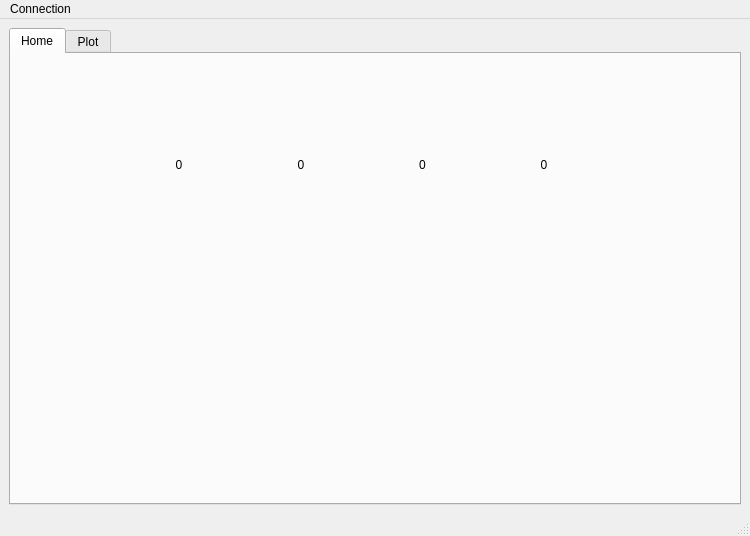
<?xml version="1.0" encoding="UTF-8"?>
<ui version="4.0">
 <class>MainWindow</class>
 <widget class="QMainWindow" name="MainWindow">
  <property name="geometry">
   <rect>
    <x>0</x>
    <y>0</y>
    <width>750</width>
    <height>536</height>
   </rect>
  </property>
  <property name="windowTitle">
   <string>MainWindow</string>
  </property>
  <widget class="QWidget" name="centralwidget">
   <layout class="QHBoxLayout" name="horizontalLayout">
    <item>
     <widget class="QTabWidget" name="tabWidget">
      <property name="currentIndex">
       <number>0</number>
      </property>
      <widget class="QWidget" name="HomeTab">
       <attribute name="title">
        <string>Home</string>
       </attribute>
       <widget class="QWidget" name="layoutWidget">
        <property name="geometry">
         <rect>
          <x>110</x>
          <y>90</y>
          <width>481</width>
          <height>41</height>
         </rect>
        </property>
        <layout class="QHBoxLayout" name="horizontalLayout_2">
         <item>
          <widget class="QLabel" name="labelSensor1">
           <property name="text">
            <string>0</string>
           </property>
           <property name="alignment">
            <set>Qt::AlignCenter</set>
           </property>
          </widget>
         </item>
         <item>
          <widget class="QLabel" name="labelSensor2">
           <property name="text">
            <string>0</string>
           </property>
           <property name="alignment">
            <set>Qt::AlignCenter</set>
           </property>
          </widget>
         </item>
         <item>
          <widget class="QLabel" name="labelSensor3">
           <property name="text">
            <string>0</string>
           </property>
           <property name="alignment">
            <set>Qt::AlignCenter</set>
           </property>
          </widget>
         </item>
         <item>
          <widget class="QLabel" name="labelSensor4">
           <property name="text">
            <string>0</string>
           </property>
           <property name="alignment">
            <set>Qt::AlignCenter</set>
           </property>
          </widget>
         </item>
        </layout>
       </widget>
      </widget>
      <widget class="QWidget" name="PlotTab">
       <attribute name="title">
        <string>Plot</string>
       </attribute>
       <layout class="QVBoxLayout" name="verticalLayout">
        <item>
         <layout class="QGridLayout" name="gridLayout">
          <item row="1" column="1">
           <widget class="QChartView" name="graphicsViewPlot4"/>
          </item>
          <item row="1" column="0">
           <widget class="QChartView" name="graphicsViewPlot3"/>
          </item>
          <item row="0" column="0">
           <widget class="QChartView" name="graphicsViewPlot1"/>
          </item>
          <item row="0" column="1">
           <widget class="QChartView" name="graphicsViewPlot2"/>
          </item>
         </layout>
        </item>
       </layout>
      </widget>
     </widget>
    </item>
   </layout>
  </widget>
  <widget class="QMenuBar" name="MainWindowMenuBar">
   <property name="geometry">
    <rect>
     <x>0</x>
     <y>0</y>
     <width>750</width>
     <height>22</height>
    </rect>
   </property>
   <widget class="QMenu" name="menuConnection">
    <property name="title">
     <string>Connection</string>
    </property>
    <addaction name="actionConfiguration"/>
   </widget>
   <addaction name="menuConnection"/>
  </widget>
  <widget class="QStatusBar" name="MainWindowStatusBar"/>
  <action name="actionConfiguration">
   <property name="text">
    <string>Configuration</string>
   </property>
  </action>
 </widget>
 <customwidgets>
  <customwidget>
   <class>QChartView</class>
   <extends>QGraphicsView</extends>
   <header>qchartview.h</header>
  </customwidget>
 </customwidgets>
 <resources/>
 <connections/>
</ui>
